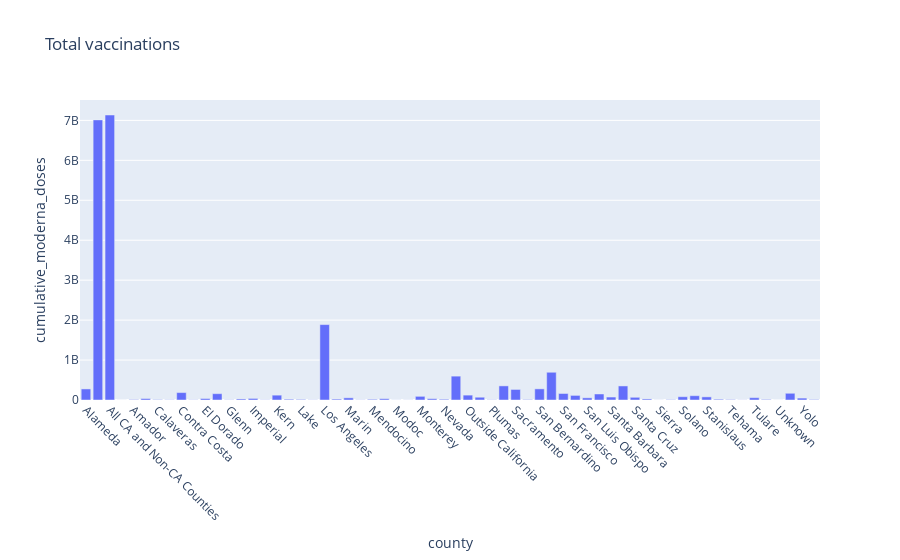

Source (notebook cell):
### Code cell
#total number of various vacinnes per county

fig = px.bar(county, x = county.index, y = "cumulative_moderna_doses",title ="Total vaccinations")
fig.update_xaxes(tickangle=45)
fig.show()

### Figure 1 — Plotly figure (JSON) as saved in the notebook; plotly's stock layout.template omitted (floating-point values rounded to 4 significant figures)
{"data": [{"alignmentgroup": "True", "hovertemplate": "county=%{x}<br>cumulative_moderna_doses=%{y}<extra></extra>", "legendgroup": "", "marker": {"color": "#636efa", "pattern": {"shape": ""}}, "name": "", "offsetgroup": "", "orientation": "v", "showlegend": false, "textposition": "auto", "type": "bar", "x": ["Alameda", "All CA Counties", "All CA and Non-CA Counties", "Alpine", "Amador", "Butte", "Calaveras", "Colusa", "Contra Costa", "Del Norte", "El Dorado", "Fresno", "Glenn", "Humboldt", "Imperial", "Inyo", "Kern", "Kings", "Lake", "Lassen", "Los Angeles", "Madera", "Marin", "Mariposa", "Mendocino", "Merced", "Modoc", "Mono", "Monterey", "Napa", "Nevada", "Orange", "Outside California", "Placer", "Plumas", "Riverside", "Sacramento", "San Benito", "San Bernardino", "San Diego", "San Francisco", "San Joaquin", "San Luis Obispo", "San Mateo", "Santa Barbara", "Santa Clara", "Santa Cruz", "Shasta", "Sierra", "Siskiyou", "Solano", "Sonoma", "Stanislaus", "Sutter", "Tehama", "Trinity", "Tulare", "Tuolumne", "Unknown", "Ventura", "Yolo", "Yuba"], "xaxis": "x", "y": [276788528, 7012222073, 7134715755, 552603, 10214565, 36387082, 9592600, 5305414, 185656032, 4654809, 37489662, 158289031, 4896093, 25994351, 39250385, 4595497, 121323791, 19468155, 14271702, 3940979, 1887931220, 22703540, 54252751, 4110219, 17353013, 32594554, 1929296, 2622633, 91669363, 33159129, 18790777, 597371771, 122118125, 69687455, 5406967, 353118685, 264145408, 11287509, 278518776, 694377973, 162962344, 115281277, 54507334, 150781118, 74182504, 351846371, 67667115, 26373620, 975676, 8033377, 82234886, 107486958, 78198085, 19143806, 10291469, 2841716, 57760146, 14087630, 375557, 168206580, 47500407, 12157336], "yaxis": "y"}], "layout": {"barmode": "relative", "legend": {"tracegroupgap": 0}, "title": {"text": "Total vaccinations"}, "xaxis": {"anchor": "y", "domain": [0, 1], "tickangle": 45, "title": {"text": "county"}}, "yaxis": {"anchor": "x", "domain": [0, 1], "title": {"text": "cumulative_moderna_doses"}}}}
